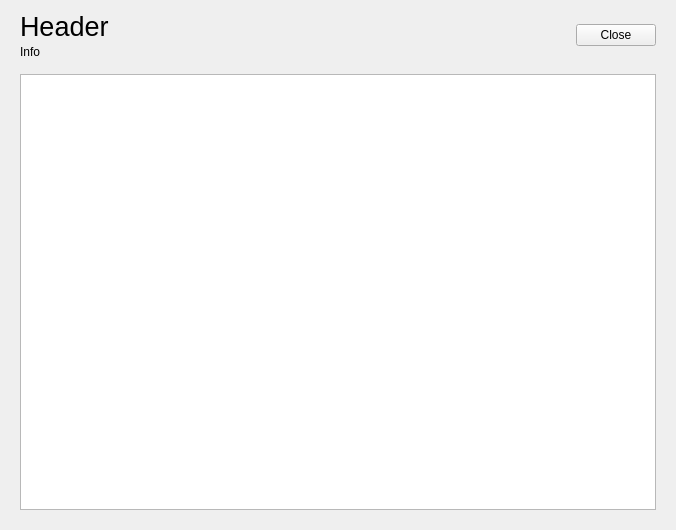
<?xml version="1.0" encoding="UTF-8"?>
<ui version="4.0">
 <class>Form</class>
 <widget class="QWidget" name="Form">
  <property name="geometry">
   <rect>
    <x>0</x>
    <y>0</y>
    <width>676</width>
    <height>530</height>
   </rect>
  </property>
  <property name="windowTitle">
   <string>Form</string>
  </property>
  <layout class="QVBoxLayout" name="verticalLayout_3">
   <item>
    <widget class="QWidget" name="widget" native="true">
     <layout class="QHBoxLayout" name="horizontalLayout">
      <property name="topMargin">
       <number>0</number>
      </property>
      <property name="bottomMargin">
       <number>0</number>
      </property>
      <item>
       <widget class="QWidget" name="widget_3" native="true">
        <layout class="QVBoxLayout" name="verticalLayout">
         <property name="spacing">
          <number>3</number>
         </property>
         <property name="margin">
          <number>0</number>
         </property>
         <item>
          <widget class="QLabel" name="headerLabel">
           <property name="font">
            <font>
             <pointsize>20</pointsize>
            </font>
           </property>
           <property name="text">
            <string>Header</string>
           </property>
          </widget>
         </item>
         <item>
          <widget class="QLabel" name="infoLabel">
           <property name="text">
            <string>Info</string>
           </property>
          </widget>
         </item>
        </layout>
       </widget>
      </item>
      <item>
       <spacer name="horizontalSpacer">
        <property name="orientation">
         <enum>Qt::Horizontal</enum>
        </property>
        <property name="sizeHint" stdset="0">
         <size>
          <width>429</width>
          <height>20</height>
         </size>
        </property>
       </spacer>
      </item>
      <item>
       <widget class="QLabel" name="iconLabel">
        <property name="minimumSize">
         <size>
          <width>32</width>
          <height>32</height>
         </size>
        </property>
        <property name="text">
         <string/>
        </property>
        <property name="alignment">
         <set>Qt::AlignCenter</set>
        </property>
       </widget>
      </item>
      <item>
       <widget class="QPushButton" name="closeBtn">
        <property name="text">
         <string>Close</string>
        </property>
       </widget>
      </item>
     </layout>
    </widget>
   </item>
   <item>
    <widget class="QWidget" name="widget_2" native="true">
     <property name="sizePolicy">
      <sizepolicy hsizetype="Preferred" vsizetype="MinimumExpanding">
       <horstretch>0</horstretch>
       <verstretch>0</verstretch>
      </sizepolicy>
     </property>
     <layout class="QVBoxLayout" name="verticalLayout_2">
      <item>
       <widget class="QTextEdit" name="statusText"/>
      </item>
     </layout>
    </widget>
   </item>
  </layout>
 </widget>
 <resources/>
 <connections/>
</ui>
